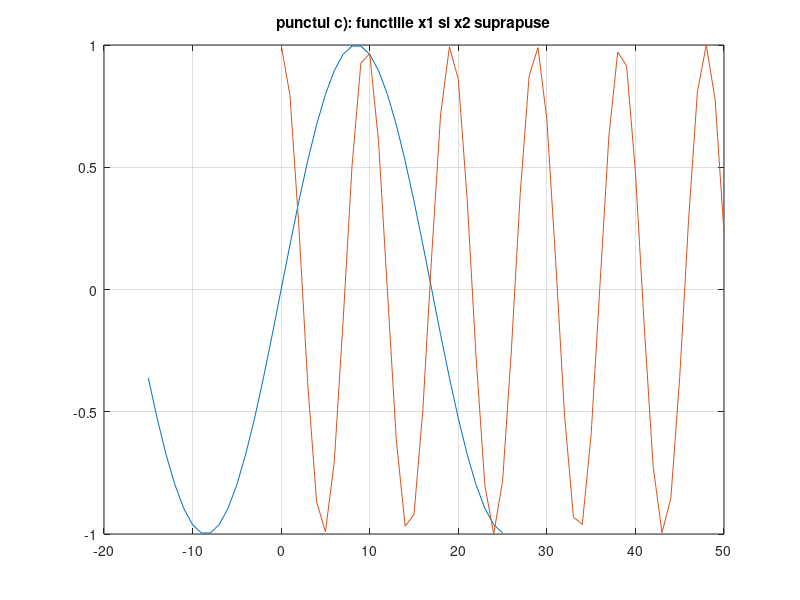
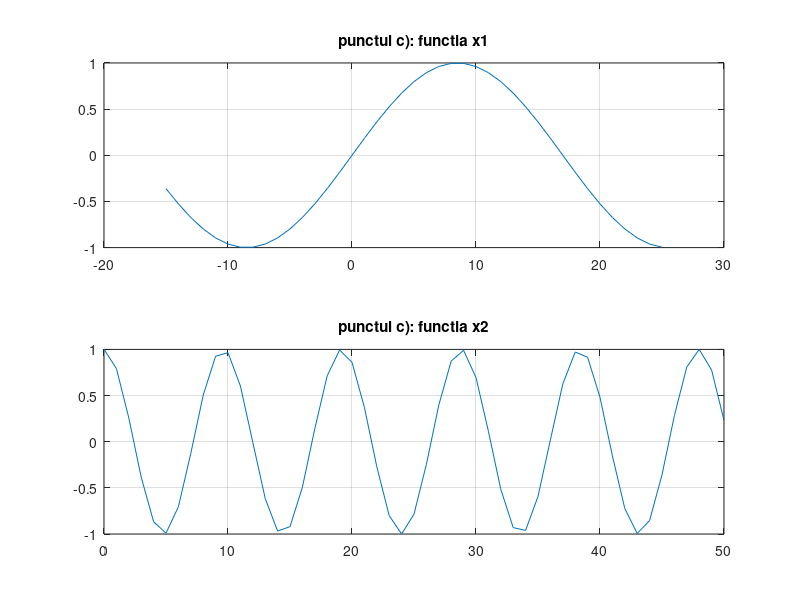
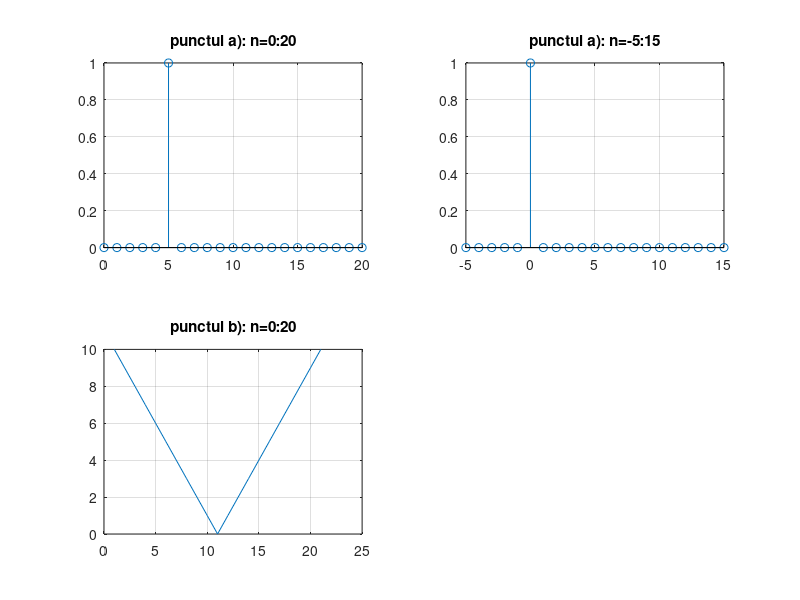

These figures' MATLAB source, in order:

%E4 Exercitiu:
% a)

z=zeros(1,21)   % se initializeaza vectorul cu o singura linie de zerouri
z(6)=1          % elementul de pe a 6-a coloana devine 1
figure(3)
subplot(2,2,1)
n=0:20
stem(n,z),title('punctul a): n=0:20'),grid %reprezentatea lui z de la 0 la 20
subplot(2,2,2)
m=-5:15
stem(m,z),grid,title('punctul a): n=-5:15') %reprezentarea lui z de la -5 la 15

% b)

n=0:20
t=abs(10-n)
subplot(2,2,3)
plot(t),title('punctul b): n=0:20'),grid  %reprezentarea lui t pentru n de la 0 la 20

% c)

n1=-15:25
n2=0:50
x1=sin(n1*pi/17)  
x2=cos(n2*pi/sqrt(23))
figure(1)
plot(n1,x1,n2,x2),grid,title('punctul c): functiile x1 si x2 suprapuse') %reprezentarea functiilor x1 si x2
figure(2)
subplot(2,1,1)
plot(n1,x1),grid,title('punctul c): functia x1') %reprezentarea functiei x1
subplot(2,1,2)
plot(n2,x2),grid,title('punctul c): functia x2') %reprezentarea functiei x2


